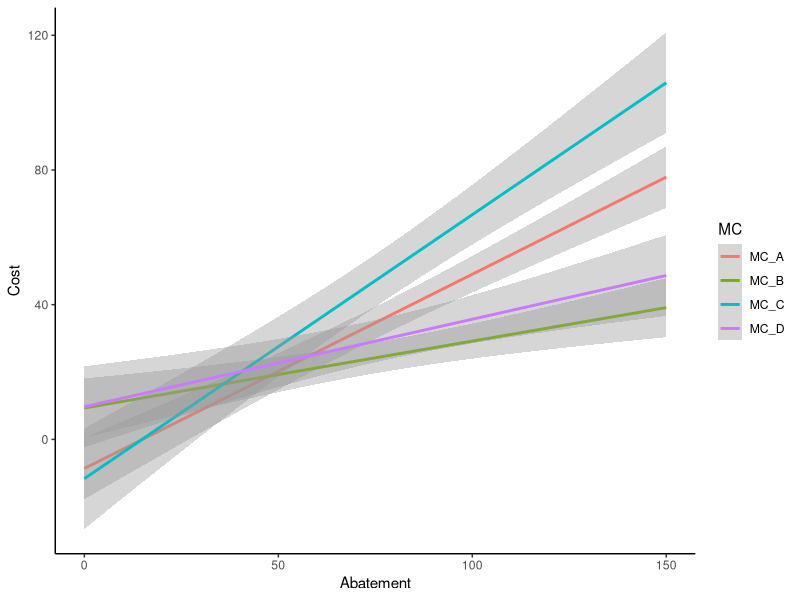
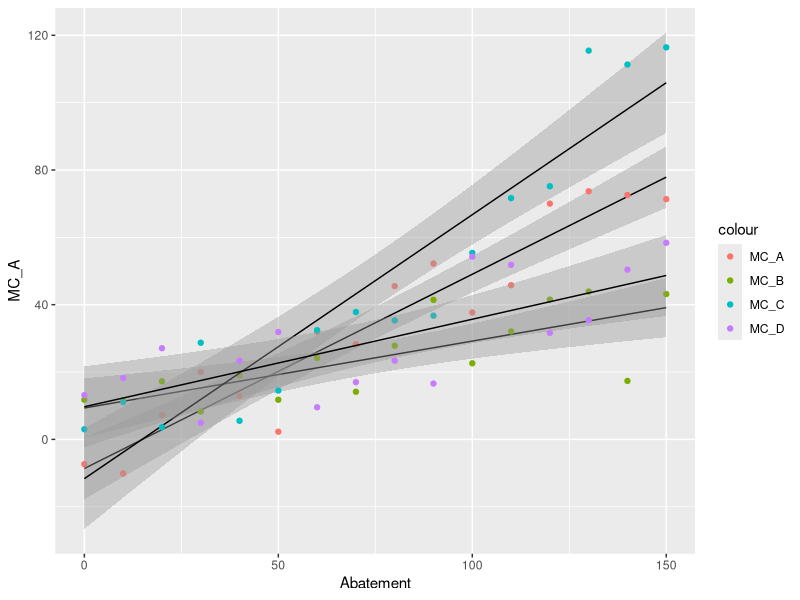

The R script that drew these images, in order:
## ---- chunk 1
knitr::opts_chunk$set(echo = TRUE)
## ---- chunk 2
library(tidyverse)

abatement_costs <- read_csv("HW4Data.csv")
## ---- chunk 3
#arrange data in tidy format 
tidy_costs <- abatement_costs %>% 
  gather(MC, Cost, MC_A:MC_D) 
## ---- chunk 4
#plot of all the MC curves
cost_curves <- ggplot(tidy_costs, aes(x = Abatement, y = Cost)) +
  geom_smooth(aes(color = MC), method = lm) +
  theme_classic()

cost_curves 
## ---- chunk 5

lm_A <- lm(MC_A ~ Abatement, data = abatement_costs)
lm_B <- lm(MC_B ~ Abatement, data = abatement_costs)
lm_C <- lm(MC_C ~ Abatement, data = abatement_costs)
lm_D <- lm(MC_D ~ Abatement, data = abatement_costs)

summary(lm_C)
summary(lm_B)
summary(lm_A)

## ---- chunk 6

model_plot_A <- ggplot(abatement_costs, aes(x = Abatement)) +
  geom_smooth(aes(y = MC_A), method = lm, se = TRUE, size = 0.5, color = "black") +
  geom_point(aes(y = MC_A, color = "MC_A")) +
  geom_smooth(aes(y = MC_B), method = lm, se = TRUE, size = 0.5, color = "black") +
  geom_point(aes(y = MC_B, color = "MC_B")) +
  geom_smooth(aes(y = MC_C), method = lm, se = TRUE, size = 0.5, color = "black") +
  geom_point(aes(y = MC_C, color = "MC_C")) +
  geom_smooth(aes(y = MC_D), method = lm, se = TRUE, size = 0.5, color = "black") +
  geom_point(aes(y = MC_D, color = "MC_D"))
  
 
model_plot_A

## ---- chunk 7
 -8.65 + (0.56*180)
 9.32 + (0.2*200)
 -11.66 + (0.78*220)
9.69 + (0.26*300)
